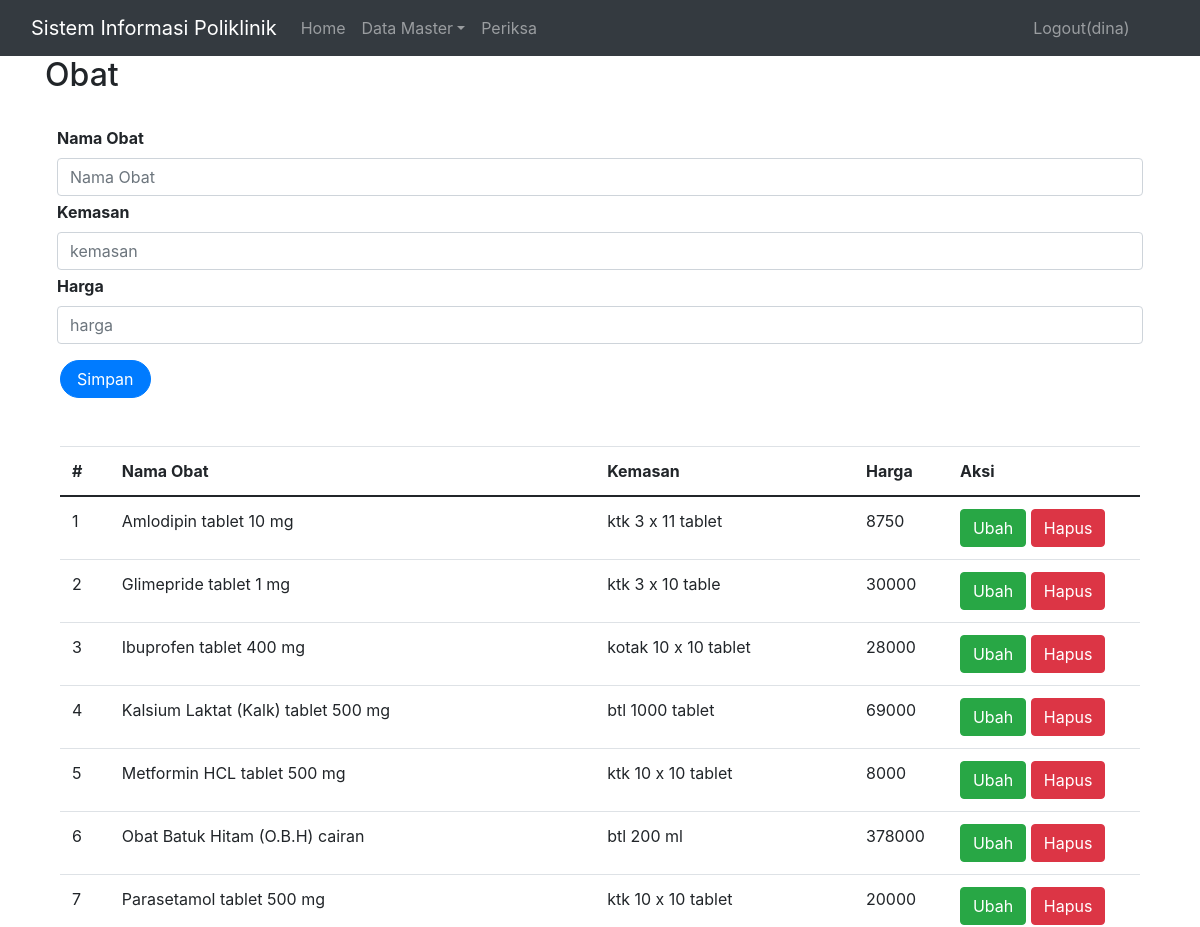
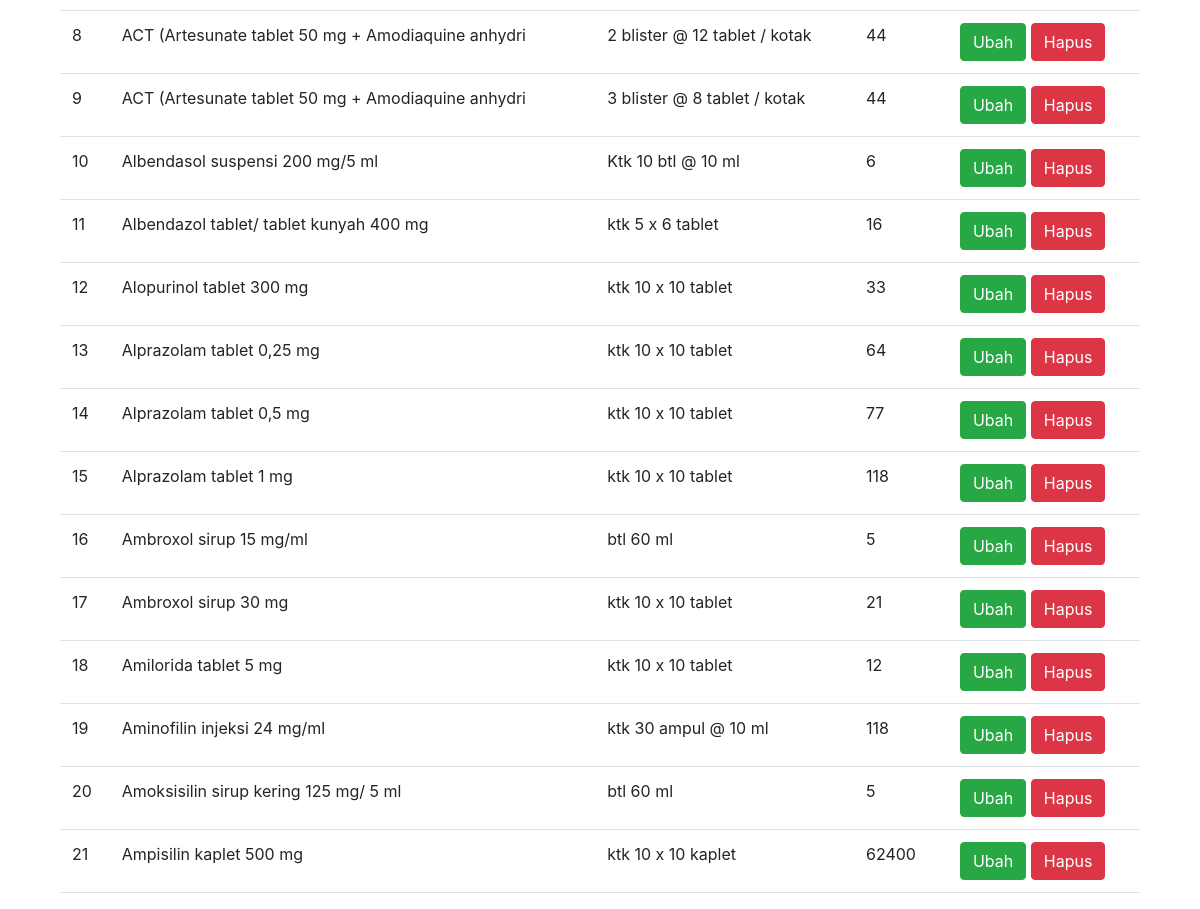
The app's page /dokter/index.php?page=obat (signed in) with its own data (2 pictures, top to bottom).
### tables this page shows
CREATE TABLE `obat` (
  `id` int(11) NOT NULL,
  `nama_obat` varbinary(50) NOT NULL,
  `kemasan` varchar(35) NOT NULL,
  `harga` int(11) NOT NULL
);

### dokter/obat.php (the view, shortened to what this page needs)
<?php
    include_once("koneksi.php");
?>
<!DOCTYPE html>
<html lang="en">
<head>
    <link href="https://cdn.jsdelivr.net/npm/bootstrap@5.0.2/dist/css/bootstrap.min.css" rel="stylesheet">
    <link rel="stylesheet" href="https://stackpath.bootstrapcdn.com/bootstrap/4.5.2/css/bootstrap.min.css">
</head>
<body>
    <h2>Obat</h2>
    <br>
    <div class="container">
        <form class="form-horizontal" method="POST" action="" name="myForm" onsubmit="return validateForm();">
            <?php
            $nama_obat = '';
            $kemasan = '';
            $harga = '';
            ?>
            <div class="row">
                <label for="inputNama" class="form-label fw-bold">Nama Obat</label>
                <div>
                    <input type="text" class="form-control" name="nama_obat" id="inputNama" placeholder="Nama Obat" value="<?php echo $nama_obat ?>">
                </div>
            </div>
            <div class="row mt-1">
                <label for="inputKemasan" class="form-label fw-bold">Kemasan</label>
                <div>
                    <input type="text" class="form-control" name="kemasan" id="inputKemasan" placeholder="kemasan" value="<?php echo $kemasan ?>">
                </div>
            </div>
            <div class="row mt-1">
                <label for="inputHarga" class="form-label fw-bold">Harga</label>
                <div>
                    <input type="text" class="form-control" name="harga" id="inputHarga" placeholder="harga" value="<?php echo $harga ?>">
                </div>
            </div>
            <div class="row mt-3">
                <div class = col>
                <button type="submit" class="btn btn-primary rounded-pill px-3 mt-auto" name="simpan">Simpan</button>
                </div>
            </div>
        </form>
        <br>
        <br>
        <table class="table table-hover">
            <thead>
                <tr>
                    <th scope="col">#</th>
                    <th scope="col">Nama Obat</th>
                    <th scope="col">Kemasan</th>
                    <th scope="col">Harga</th>
                    <th scope="col">Aksi</th>
                </tr>
            </thead>
            <tbody>
                <?php
                $result = mysqli_query($mysqli, "SELECT * FROM obat");
                $no = 1;
                while ($data = mysqli_fetch_array($result)) {
                ?>
                    <tr>
                        <td><?php echo $no++ ?></td>
                        <td><?php echo $data['nama_obat'] ?></td>
                        <td><?php echo $data['kemasan'] ?></td>
                        <td><?php echo $data['harga'] ?></td>
                        <td>
                            <a class="btn btn-success" href="index.php?page=obat&id=<?php echo $data['id'] ?>">Ubah</a>
                            <a class="btn btn-danger" href="index.php?page=obat&id=<?php echo $data['id'] ?>&aksi=hapus">Hapus</a>
                        </td>
                    </tr>
                <?php
                }
                ?>
            </tbody>
        </table>
    </div>
</body>
</html>

### records on screen
obat: nama_obat "Amlodipin tablet 10 mg", kemasan "ktk 3 x 11 tablet", harga "8750"
obat: nama_obat "Glimepride tablet 1 mg", kemasan "ktk 3 x 10 table", harga "30000"
obat: nama_obat "Ibuprofen tablet 400 mg", kemasan "kotak 10 x 10 tablet", harga "28000"
obat: nama_obat "Kalsium Laktat (Kalk) tablet 500 mg", kemasan "btl 1000 tablet", harga "69000"
obat: nama_obat "Metformin HCL tablet 500 mg", kemasan "ktk 10 x 10 tablet", harga "8000"
obat: nama_obat "Obat Batuk Hitam (O.B.H) cairan", kemasan "btl 200 ml", harga "378000"
obat: nama_obat "Parasetamol tablet 500 mg", kemasan "ktk 10 x 10 tablet", harga "20000"
obat: nama_obat "ACT (Artesunate tablet 50 mg + Amodiaquine anhydri", kemasan "2 blister @ 12 tablet / kotak", harga "44"
obat: nama_obat "ACT (Artesunate tablet 50 mg + Amodiaquine anhydri", kemasan "3 blister @ 8 tablet / kotak", harga "44"
obat: nama_obat "Albendasol suspensi 200 mg/5 ml", kemasan "Ktk 10 btl @ 10 ml", harga "6"
obat: nama_obat "Albendazol tablet/ tablet kunyah 400 mg", kemasan "ktk 5 x 6 tablet", harga "16"
obat: nama_obat "Alopurinol tablet 300 mg", kemasan "ktk 10 x 10 tablet", harga "33"
obat: nama_obat "Alprazolam tablet 0,25 mg", kemasan "ktk 10 x 10 tablet", harga "64"
obat: nama_obat "Alprazolam tablet 0,5 mg", kemasan "ktk 10 x 10 tablet", harga "77"
obat: nama_obat "Alprazolam tablet 1 mg", kemasan "ktk 10 x 10 tablet", harga "118"
obat: nama_obat "Ambroxol sirup 15 mg/ml", kemasan "btl 60 ml", harga "5"
obat: nama_obat "Ambroxol sirup 30 mg", kemasan "ktk 10 x 10 tablet", harga "21"
obat: nama_obat "Amilorida tablet 5 mg", kemasan "ktk 10 x 10 tablet", harga "12"
obat: nama_obat "Aminofilin injeksi 24 mg/ml", kemasan "ktk 30 ampul @ 10 ml", harga "118"
obat: nama_obat "Amoksisilin sirup kering 125 mg/ 5 ml", kemasan "btl 60 ml", harga "5"
obat: nama_obat "Ampisilin kaplet 500 mg", kemasan "ktk 10 x 10 kaplet", harga "62400"

### other values on screen
$_SESSION['username'] "dina"
